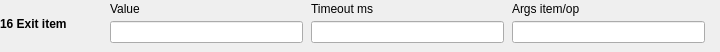
  <widget class="caFrame" name="editActionFrame16">
   <property name="geometry"><rect><x>180</x><y>578</y><width>720</width><height>52</height></rect></property>
   <property name="visibility"><enum>caFrame::Calc</enum></property>
   <property name="visibilityCalc"><string notr="true">A==16</string></property>
   <property name="channel" stdset="0"><string notr="true">$(SEQ_PFX)Edit-Action</string></property>
   <widget class="caLabel" name="editActionName16">
    <property name="geometry"><rect><x>0</x><y>2</y><width>105</width><height>43</height></rect></property>
    <property name="font"><font><bold>true</bold></font></property>
    <property name="wordWrap"><bool>true</bool></property>
    <property name="text"><string>16 Exit item</string></property>
   </widget>
   <widget class="caLabel" name="editPositionLabelA16_0"><property name="geometry"><rect><x>110</x><y>0</y><width>193</width><height>18</height></rect></property><property name="text"><string>Value</string></property></widget>
   <widget class="caTextEntry" name="editPositionA16_0"><property name="geometry"><rect><x>110</x><y>21</y><width>193</width><height>22</height></rect></property><property name="channel" stdset="0"><string notr="true">$(SEQ_PFX)Edit-Position</string></property></widget>
   <widget class="caLabel" name="editTimeoutMsLabelA16_1"><property name="geometry"><rect><x>311</x><y>0</y><width>193</width><height>18</height></rect></property><property name="text"><string>Timeout ms</string></property></widget>
   <widget class="caTextEntry" name="editTimeoutMsA16_1"><property name="geometry"><rect><x>311</x><y>21</y><width>193</width><height>22</height></rect></property><property name="channel" stdset="0"><string notr="true">$(SEQ_PFX)Edit-TimeoutMs</string></property></widget>
   <widget class="caLabel" name="editArgsLabelA16_2"><property name="geometry"><rect><x>512</x><y>0</y><width>193</width><height>18</height></rect></property><property name="text"><string>Args item/op</string></property></widget>
   <widget class="caTextEntry" name="editArgsA16_2"><property name="geometry"><rect><x>512</x><y>21</y><width>193</width><height>22</height></rect></property><property name="channel" stdset="0"><string notr="true">$(SEQ_PFX)Edit-Args</string></property><property name="formatType"><enum>caLineEdit::string</enum></property></widget>
  </widget>
